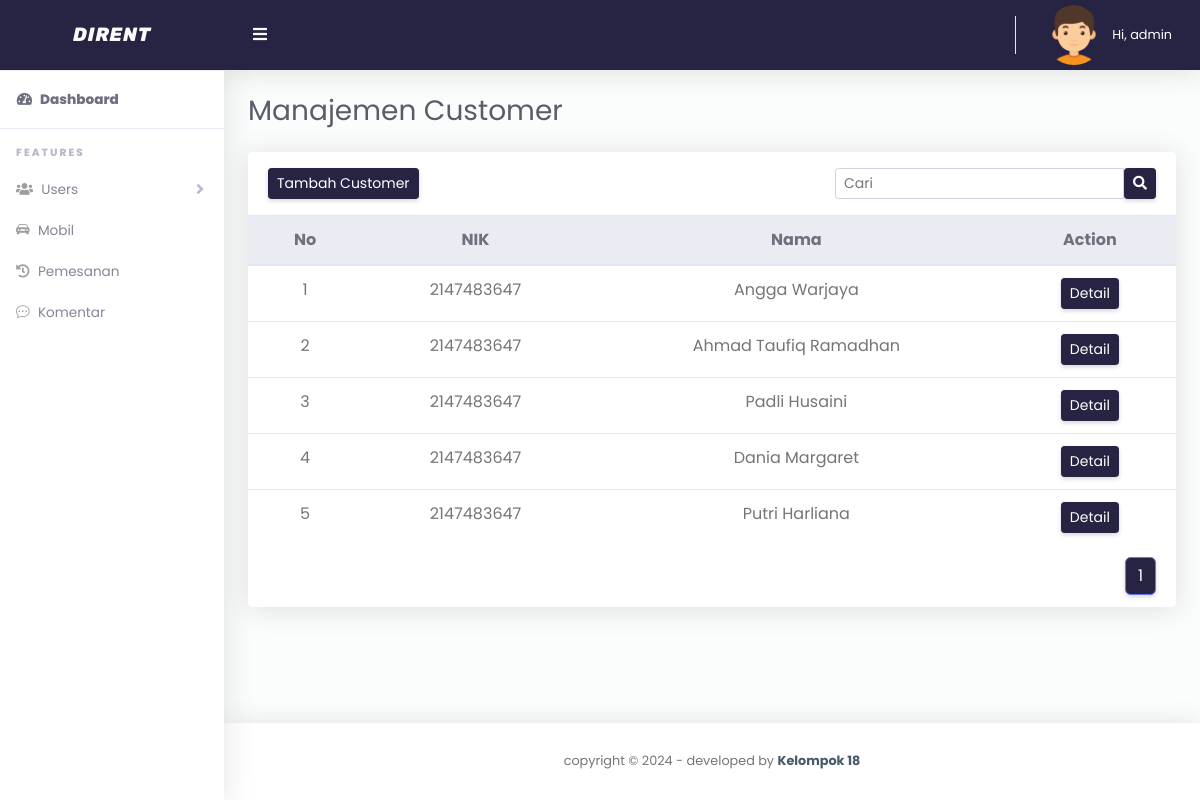
The page /admin/customer_tbl.php (signed in) on the database its author committed.
### tables this page shows
CREATE TABLE `customer` (
  `id_customer` int(11) NOT NULL,
  `nik` int(16) NOT NULL,
  `nama_lengkap` varchar(255) NOT NULL,
  `alamat` varchar(255) NOT NULL,
  `no_telp` varchar(13) NOT NULL,
  `kota` varchar(60) NOT NULL,
  `kode_pos` int(11) NOT NULL,
  `email` varchar(60) NOT NULL,
  `password` varchar(60) NOT NULL,
  `level` varchar(16) NOT NULL,
  `created_at` timestamp NOT NULL DEFAULT current_timestamp(),
  `updated_at` timestamp NOT NULL DEFAULT current_timestamp()
);

### config/functions/functionCustomer.php (called while the page is built, shortened)
<?php
include('../config/conn.php');
function query($query)
{
    global $conn;
    $result = mysqli_query($conn, $query);
    $rows = [];
    while ($row = mysqli_fetch_assoc($result)) {
        $rows[] =  $row;
    }
    return $rows;
}

### admin/customer_tbl.php (the view, shortened to what this page needs)
<?php
include('../config/functions/functionCustomer.php');
$customer = query("SELECT * FROM customer");
$jumlahDataPerhalaman = 5;
$jumlahData = count(query("SELECT * FROM customer"));
$jumlahHalaman = ceil($jumlahData / $jumlahDataPerhalaman);
$halamanAktif = (isset($_GET['halaman']) ? $_GET['halaman'] : 1);
$awalData = ($jumlahDataPerhalaman * $halamanAktif) - $jumlahDataPerhalaman;
$customer = query("SELECT * FROM customer Limit $awalData,$jumlahDataPerhalaman");
?>
<!DOCTYPE html>
<html lang="en">
<head>
    <?php include('../app/layouts/css.php'); ?>
</head>
<body id="page-top">
    <div id="wrapper">
        <?php include('../app/layouts/sidebar.php'); ?>
        <div id="content-wrapper" class="d-flex flex-column">
            <div id="content">
                <?php include('../app/layouts/topbar.php'); ?>
                <div class="container-fluid" id="container-wrapper">
                    <div class="d-sm-flex align-items-center justify-content-between mb-4">
                        <h1 class="h3 mb-0 text-gray-800">Manajemen Customer</h1>
                    </div>
                    <div class="row">
                        <div class="col-lg-12 mb-4">
                            <div class="card">
                                <div class="card-header py-3 d-flex flex-row align-items-center justify-content-between">
                                    <a href="./customer_tambah.php" class="btn btn-sm btn-primary">Tambah Customer</a>
                                    <form action="" method="GET">
                                        <div class="input-group">
                                            <input type="text" class="form-control form-control-sm" placeholder="Cari" name="keyword">
                                            <div class="input-group-btn">
                                                <button class="btn btn-sm btn-primary" name="cari"><i class="fas fa-search"></i></button>
                                            </div>
                                        </div>
                                    </form>
                                </div>
                                <div class="table-responsive">
                                    <table class="table align-items-center table-flush text-center w-100">
                                        <thead class="thead-light">
                                            <tr>
                                                <th>No</th>
                                                <th>NIK</th>
                                                <th>Nama</th>
                                                <th>Action</th>
                                            </tr>
                                        </thead>
                                        <tbody>
                                            <?php $no = 1; ?>
                                            <?php foreach ($customer as $dataCustomer) : ?>
                                                <tr>
                                                    <td><?= $no++; ?></td>
                                                    <td><?= $dataCustomer['nik']; ?></td>
                                                    <td><?= $dataCustomer['nama_lengkap']; ?></td>
                                                    <td><a href="customer_detail.php?id_customer=<?= $dataCustomer['id_customer']; ?>" class="btn btn-sm btn-info">Detail</a></td>
                                                </tr>
                                            <?php endforeach; ?>
                                        </tbody>
                                    </table>
                                </div>
                                <div class="card-footer text-right">
                                    <nav class="d-inline-block">
                                        <ul class="pagination mb-0">
                                            <?php if (isset($_GET['cari'])) { ?>
                                                <?php if ($halamanAktif > 1) : ?>
                                                    <a class="page-link" href="?halaman=<?= $halamanAktif - 1; ?>&keyword=<?php echo $_GET['keyword'] ?>" tabindex="-1"><i class="fas fa-chevron-left"></i></a>
                                                <?php endif; ?>
                                                <?php for ($i = 1; $i <= $jumlahHalaman; $i++) : ?>
                                                    <?php if ($i == $halamanAktif) : ?>
                                                        <li class="page-item active">
                                                            <a class="page-link" href="?halaman=<?= $i; ?>&keyword=<?php echo $_GET['keyword'] ?>&cari="><?= $i; ?></a>
                                                        </li>
                                                    <?php else : ?>
                                                        <li class="page-item">
                                                            <a class="page-link" href="?halaman=<?= $i; ?>&keyword=<?php echo $_GET['keyword'] ?>&cari="><?= $i; ?></a>
                                                        </li>
                                                    <?php endif; ?>
                                                <?php endfor; ?>
                                                <?php if ($halamanAktif < $jumlahHalaman) : ?>
                                                    <a class="page-link" href="?halaman=<?= $halamanAktif + 1; ?>&keyword=<?php echo $_GET['keyword'] ?>&cari="><i class="fas fa-chevron-right"></i></a>
                                                <?php endif; ?>
                                            <?php } else { ?>
                                                <?php for ($i = 1; $i <= $jumlahHalaman; $i++) : ?>
                                                    <?php if ($i == $halamanAktif) : ?>
                                                        <li class="page-item active">
                                                            <a class="page-link" href="?halaman=<?= $i; ?>"><?= $i; ?></a>
                                                        </li>
                                                    <?php else : ?>
                                                        <li class="page-item">
                                                            <a class="page-link" href="?halaman=<?= $i; ?>"><?= $i; ?></a>
                                                        </li>
                                                    <?php endif; ?>
                                                <?php endfor; ?>
                                            <?php } ?>
                                        </ul>
                                    </nav>
                                </div>
                            </div>
                        </div>
                    </div>
                </div>
            </div>
            <?php include('../app/layouts/footer.php'); ?>
        </div>
    </div>
</body>
</html>

### app/assets/css/admin/dirent.css (style rules this page uses)
.card-footer a.page-link { background-color: #272343 !important; }
* { font-family: "Poppins", sans-serif; margin: 0; padding: 0; box-sizing: border-box; }
html { position: relative; min-height: 100%; }
body { height: 100%; }
#wrapper { display: -webkit-box; display: -ms-flexbox; display: flex; }
#wrapper #content-wrapper { background-color: #fafdfb; width: 100%; overflow-x: hidden; }
#wrapper #content-wrapper #content { -webkit-box-flex: 1; -ms-flex: 1 0 auto; flex: 1 0 auto; }
.container, .container-fluid, .container-login { padding-left: 1.5rem; padding-right: 1.5rem; }
.text-gray-800 { color: #5a5c69 !important; }
.table-flush td, .table-flush th { border-right: 0; border-left: 0; }
.table-flush tbody tr:first-child td, .table-flush tbody tr:first-child th { border-top: 0; }
.table-flush tbody tr:last-child td, .table-flush tbody tr:last-child th { border-bottom: 0; }
.card .table { margin-bottom: 0; }
.card .table td, .card .table th { padding-right: 1.5rem; padding-left: 1.5rem; }
.card { -webkit-box-shadow: 0 0.15rem 1.75rem 0 rgba(58, 59, 69, 0.15) !important; box-shadow: 0 0.15rem 1.75rem 0 rgba(58, 59, 69, 0.15) !important; }

### rows shown on the page
customer: nik "2147483647", nama_lengkap "Angga Warjaya"
customer: nik "2147483647", nama_lengkap "Ahmad Taufiq Ramadhan"
customer: nik "2147483647", nama_lengkap "Padli Husaini"
customer: nik "2147483647", nama_lengkap "Dania Margaret"
customer: nik "2147483647", nama_lengkap "Putri Harliana"

### other values the page prints
$_SESSION['nama'] "admin"
